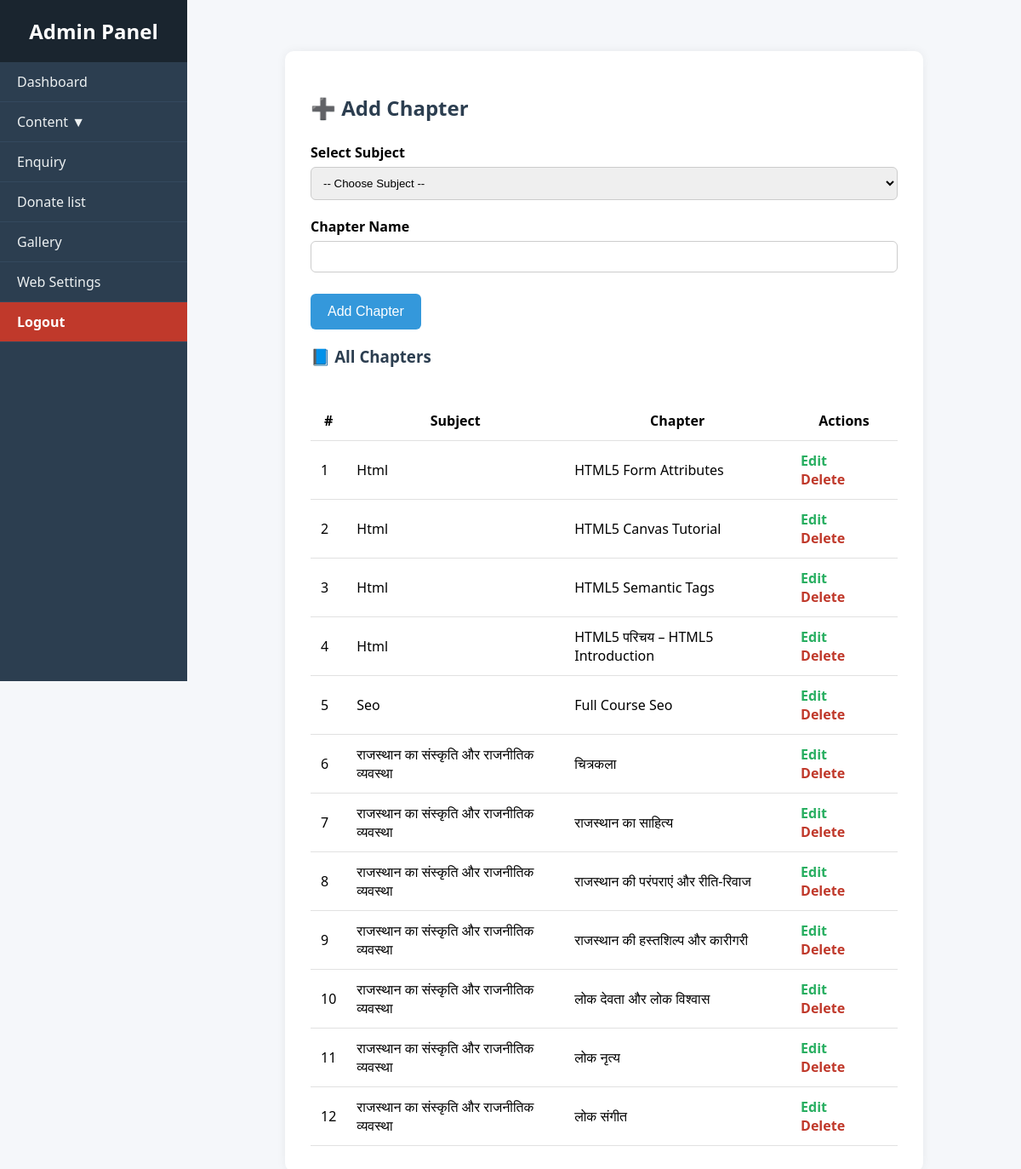
The app's page /admin/add-chapter.php with its own data.
### tables this page shows
CREATE TABLE `chapters` (
  `id` int(11) NOT NULL,
  `subject_id` int(11) NOT NULL,
  `name` varchar(255) NOT NULL
);

CREATE TABLE `subjects` (
  `id` int(11) NOT NULL,
  `status` int(11) NOT NULL DEFAULT 1,
  `course_id` int(11) NOT NULL,
  `name` varchar(255) NOT NULL,
  `image` varchar(255) DEFAULT NULL
);

### admin/add-chapter.php (the view, shortened to what this page needs)
<?php
include 'db.php';
$chapter_id = isset($_GET['edit']) ? (int)$_GET['edit'] : 0;
$chapter_name = '';
include 'header.php';
?>
<!DOCTYPE html>
<html>
<head>
</head>
<body>
<div class="container">
    <h2><?= $chapter_id ? "✏️ Edit Chapter" : "➕ Add Chapter" ?></h2>
    <form method="POST">
        <label for="subject_id">Select Subject</label>
        <select name="subject_id" id="subject_id" required>
            <option value="">-- Choose Subject --</option>
        </select>
        <label for="name">Chapter Name</label>
        <input type="text" name="name" id="name" value="<?= htmlspecialchars($chapter_name) ?>" required>
        <button type="submit"><?= $chapter_id ? "Update" : "Add" ?> Chapter</button>
    </form>
    <h3>📘 All Chapters</h3>
    <table>
        <thead>
            <tr>
                <th>#</th>
                <th>Subject</th>
                <th>Chapter</th>
                <th>Actions</th>
            </tr>
        </thead>
        <tbody>
        <?php
        $i = 1;
        $res = $conn->query("
            SELECT chapters.id, chapters.name AS chapter, subjects.name AS subject
            FROM chapters
            JOIN subjects ON chapters.subject_id = subjects.id
            ORDER BY subjects.name, chapters.name
        ");
        while ($row = $res->fetch_assoc()):
        ?>
            <tr>
                <td><?= $i++ ?></td>
                <td><?= htmlspecialchars($row['subject']) ?></td>
                <td><?= htmlspecialchars($row['chapter']) ?></td>
                <td class="actions">
                    <a class="edit" href="?edit=<?= $row['id'] ?>">Edit</a>
                    <a class="delete" href="?delete=<?= $row['id'] ?>" onclick="return confirm('Are you sure you want to delete this chapter?')">Delete</a>
                </td>
            </tr>
        <?php endwhile; ?>
        </tbody>
    </table>
</div>
</body>
</html>

### admin/header.php (style rules this page uses)
* { box-sizing: border-box; }
body { margin: 0; font-family: 'Segoe UI', sans-serif; background-color: #f4f4f4; }

### admin/add-chapter.php (style rules this page uses)
body { font-family: 'Segoe UI', sans-serif; background-color: #f5f7fa; padding: 40px; }
.container { max-width: 750px; margin: auto; background: #fff; padding: 30px; border-radius: 10px; box-shadow: 0 0 12px rgba(0,0,0,0.06); }
h2, h3 { margin-bottom: 25px; color: #2c3e50; }
label { font-weight: 600; display: block; margin-top: 20px; }
input, select { width: 100%; padding: 10px; margin-top: 6px; border-radius: 6px; border: 1px solid #ccc; }
button { margin-top: 25px; padding: 12px 20px; background-color: #3498db; border: none; color: #fff; font-size: 16px; border-radius: 6px; cursor: pointer; }
table { width: 100%; margin-top: 40px; border-collapse: collapse; }
th, td { padding: 12px; border-bottom: 1px solid #e1e1e1; }
.actions a { text-decoration: none; margin-right: 10px; font-weight: bold; }
.edit { color: #27ae60; }
.delete { color: #c0392b; }

### records on screen
chapters: subject.name "Html", name "HTML5 Form Attributes"
chapters: subject.name "Html", name "HTML5 Canvas Tutorial"
chapters: subject.name "Html", name "HTML5 Semantic Tags"
chapters: subject.name "Html", name "HTML5 परिचय – HTML5 Introduction"
chapters: subject.name "Seo", name "Full Course Seo"
chapters: subject.name "राजस्थान का संस्कृति और राजनीतिक व्यवस्था", name "चित्रकला"
chapters: subject.name "राजस्थान का संस्कृति और राजनीतिक व्यवस्था", name "राजस्थान का साहित्य"
chapters: subject.name "राजस्थान का संस्कृति और राजनीतिक व्यवस्था", name "राजस्थान की परंपराएं और रीति-रिवाज"
chapters: subject.name "राजस्थान का संस्कृति और राजनीतिक व्यवस्था", name "राजस्थान की हस्तशिल्प और कारीगरी"
chapters: subject.name "राजस्थान का संस्कृति और राजनीतिक व्यवस्था", name "लोक देवता और लोक विश्वास"
chapters: subject.name "राजस्थान का संस्कृति और राजनीतिक व्यवस्था", name "लोक नृत्य"
chapters: subject.name "राजस्थान का संस्कृति और राजनीतिक व्यवस्था", name "लोक संगीत"
